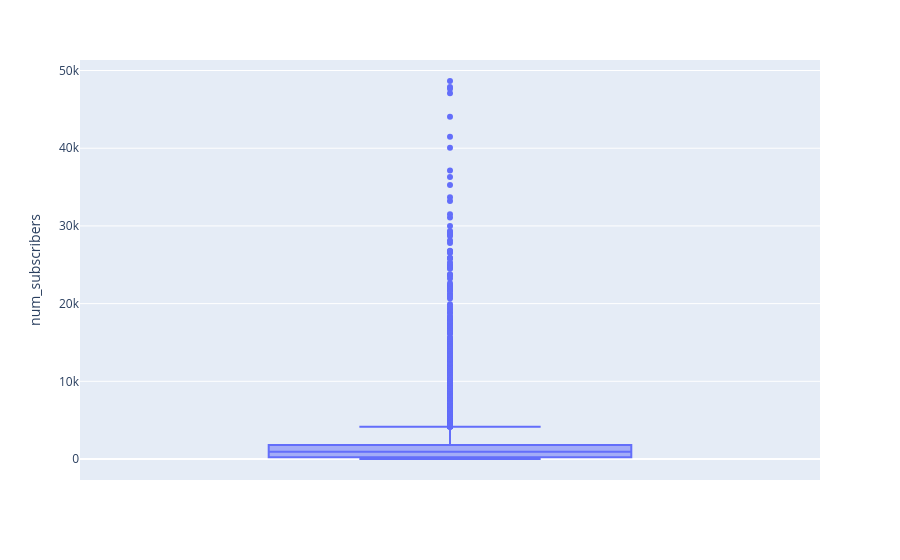

Source (notebook cell):
### Code cell
fig = px.box(filtered_df, y = 'num_subscribers')
fig.show()

### Figure 1 — Plotly figure (JSON) as saved in the notebook; plotly's stock layout.template omitted (floating-point values rounded to 4 significant figures; data arrays with more than 128 entries replaced by an {"elided": "..."} marker saying what was removed)
{"data": [{"alignmentgroup": "True", "hovertemplate": "num_subscribers=%{y}<extra></extra>", "legendgroup": "", "marker": {"color": "#636efa"}, "name": "", "notched": false, "offsetgroup": "", "orientation": "v", "showlegend": false, "type": "box", "x0": " ", "xaxis": "x", "y": {"elided": "3654 float values"}, "y0": " ", "yaxis": "y"}], "layout": {"boxmode": "group", "legend": {"tracegroupgap": 0}, "margin": {"t": 60}, "xaxis": {"anchor": "y", "domain": [0, 1]}, "yaxis": {"anchor": "x", "domain": [0, 1], "title": {"text": "num_subscribers"}}}}
